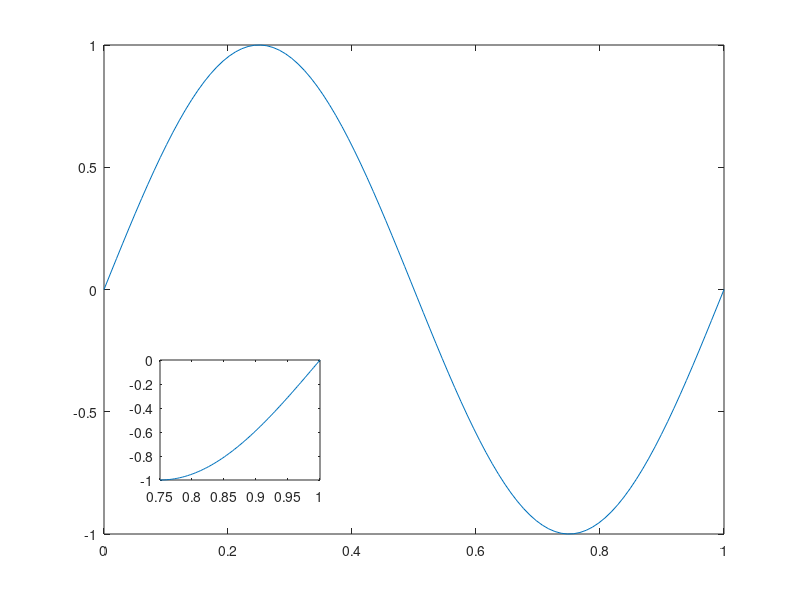

Reproduce this figure in MATLAB.
x1 = linspace(0,1);
x2 = linspace(3/4,1);
y1 = sin(2*pi*x1);
y2 = sin(2*pi*x2);
figure(1)
% plot on large axes
plot(x1,y1)
% create smaller axes in top right, and plot on it
axes('Position',[.2 .2 .2 .2])
box on
plot(x2,y2)